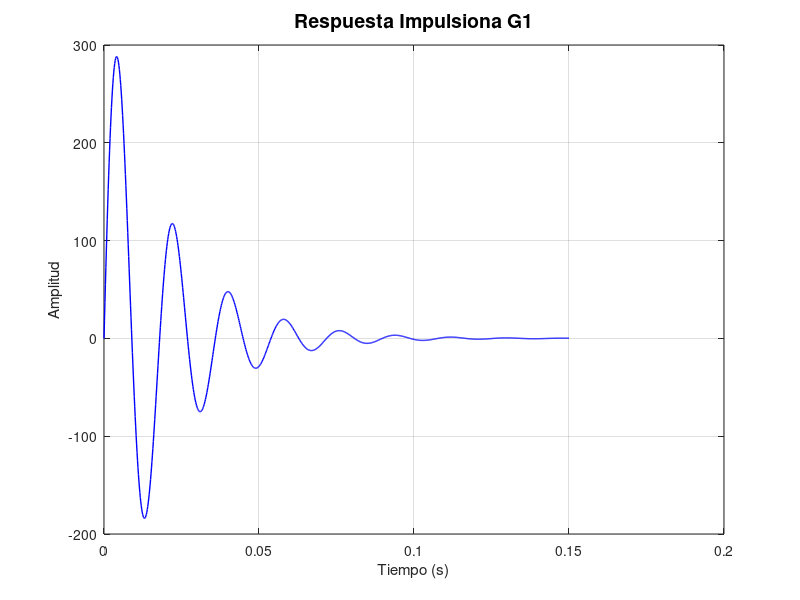
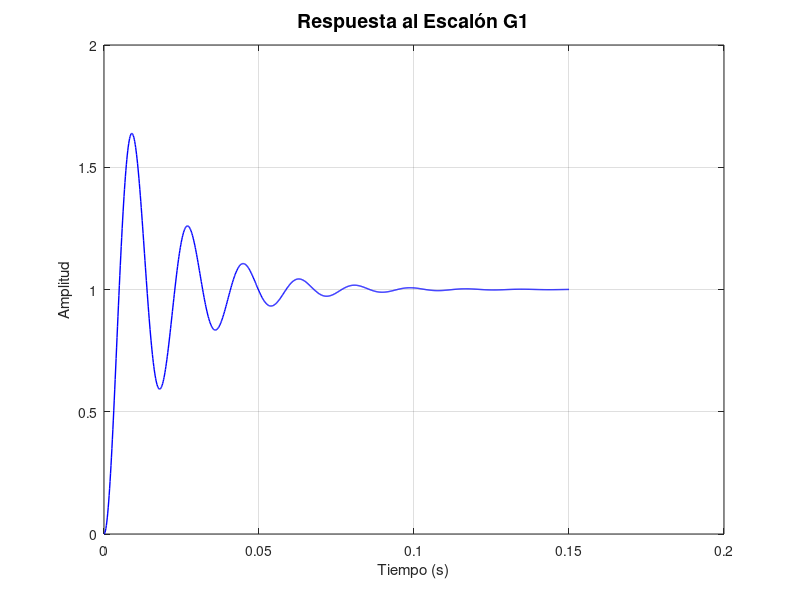
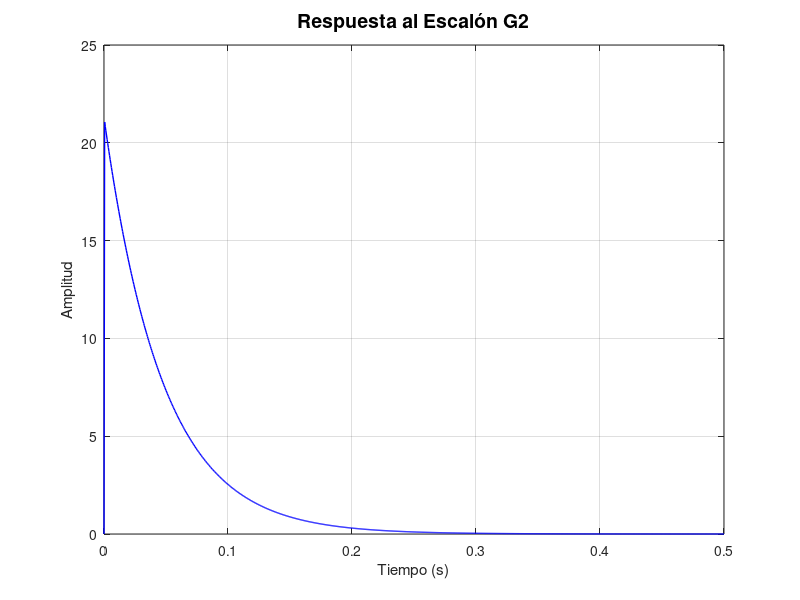
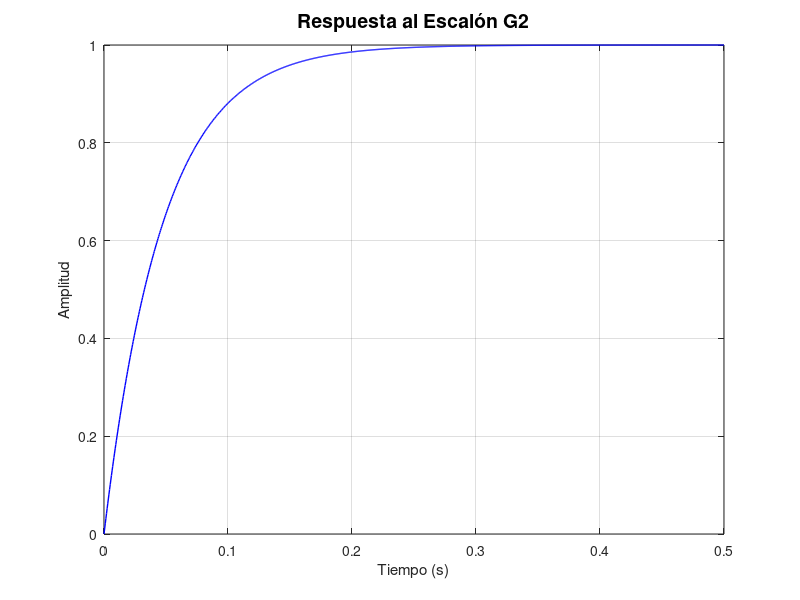

Write MATLAB code to recreate these figures, in order.
% BE3024 - Sistemas de Control 1 (Biomédica)
% Laboratorio 1
% Daniela Navas & Aury Campaneros
% -------------------------------------------------------------------------
%% Primera Parte
% 1.
R = 0.8;
L = 8*(10^-3);
C = 1000 * (10^-6);

num = [1/(C*L)];
den = [1 R/L 1/(C*L)];

G1 = tf(num, den);

%% 2. 
t = linspace(0,0.15,1000);

[y1, t1] = impulse(G1,t);

figure(1)
plot(t1, y1, 'Color', 'b', 'LineWidth', 1);  
xlabel('Tiempo (s)');             % Título del eje X
ylabel('Amplitud');             % Título del eje Y
title('Respuesta Impulsiona G1', 'FontSize', 14, 'FontWeight', 'bold');  % Título general 
grid on; 

%% 3.
[y11, t11] = step(G1,t);

figure(2)
plot(t11, y11, 'Color', 'b', 'LineWidth', 1);  
xlabel('Tiempo (s)');             % Título del eje X
ylabel('Amplitud');             % Título del eje Y
title('Respuesta al Escalón G1', 'FontSize', 14, 'FontWeight', 'bold');  % Título general 
grid on; 

%% 4.
R2 = 1000;
L2 = 10*(10^-3);
C2 = 47 * (10^-6);

num2 = [1/(C2*L2)];
den2 = [1 R2/L2 1/(C2*L2)];

G2 = tf(num2, den2);
%% 5. 
t2 = linspace(0,0.5,1000);

[y2, t2] = impulse(G2,t2);

figure(3)
plot(t2, y2, 'Color', 'b', 'LineWidth', 1);  
xlabel('Tiempo (s)');             % Título del eje X
ylabel('Amplitud');             % Título del eje Y
title('Respuesta al Escalón G2', 'FontSize', 14, 'FontWeight', 'bold');  % Título general 
grid on; 

%% 6.
[y12, t12] = step(G2,t2);

figure(4)
plot(t12, y12, 'Color', 'b', 'LineWidth', 1);  
xlabel('Tiempo (s)');             % Título del eje X
ylabel('Amplitud');             % Título del eje Y
title('Respuesta al Escalón G2', 'FontSize', 14, 'FontWeight', 'bold');  % Título general 
grid on; 
